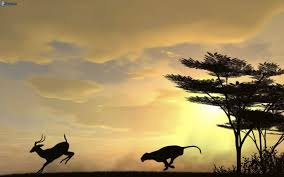
#> input picture exercise_images/lion.jpg, 284 x 177 px
$ python 'lion - white.py'
#> lines starting #> are read from the running program, lines starting #| are printed output that depends on the picture; after the words box and inside, x2 and y2 are one past the last pixel; in counts of white or black regions, pixels touching at a corner belong together
# import opencv
import numpy as np
import cv2

# Read image
src = cv2.imread("exercise_images/lion.jpg",0)
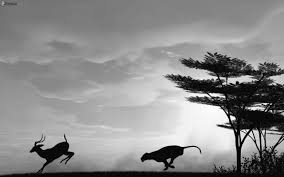
#> src: shape (177, 284); min 0, max 255, mean 139.4

# Set threshold and maxValue
thresh = 25
thresh3 = 255
thresh4 = 205
thresh5 = 105
thresh2 = 155

maxValue = 255

# Basic threshold example
th, dst = cv2.threshold(src, thresh, maxValue, cv2.THRESH_BINARY);
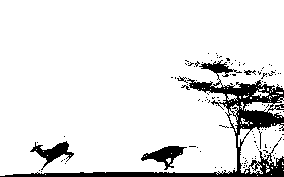
#> dst: shape (177, 284); 89.5% white; 113 black regions (108 under 20 px), largest, box (x1, y1, x2, y2) and area: (0, 60, 284, 177) 4039, (141, 146, 187, 170) 455, (30, 141, 74, 170) 434, (244, 70, 256, 75) 32, (177, 76, 188, 83) 26
#> th = 25
th, dsts = cv2.threshold(src, thresh2, maxValue, cv2.THRESH_BINARY);
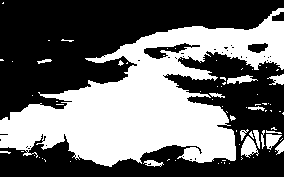
#> dsts: shape (177, 284); 42.3% white; 75 white regions (59 under 20 px), largest, box (x1, y1, x2, y2) and area: (0, 8, 284, 167) 19922, (241, 136, 259, 158) 224, (266, 134, 282, 150) 151
#> th = 155
th, dsts1 = cv2.threshold(src, thresh3, maxValue, cv2.THRESH_BINARY);
#> dsts1: shape (177, 284); every value is 0
#> th = 255
th, dsts2 = cv2.threshold(src, thresh4, maxValue, cv2.THRESH_BINARY);
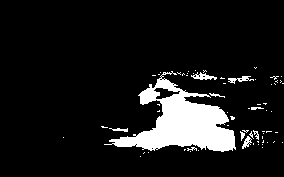
#> dsts2: shape (177, 284); 10.1% white; 66 white regions (56 under 20 px), largest, box (x1, y1, x2, y2) and area: (104, 71, 236, 152) 4456, (191, 72, 217, 80) 101, (228, 76, 254, 84) 88
#> th = 205
th, dsts3 = cv2.threshold(src, thresh5, maxValue, cv2.THRESH_BINARY);
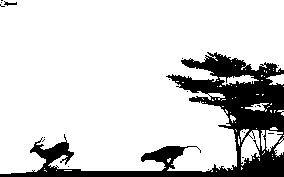
#> dsts3: shape (177, 284); 82.6% white; 20 black regions (18 under 20 px), largest, box (x1, y1, x2, y2) and area: (0, 52, 284, 177) 8697, (4, 1, 17, 6) 31
#> th = 105
improved = np.hstack((src,dsts)) #stacking images side-by-side
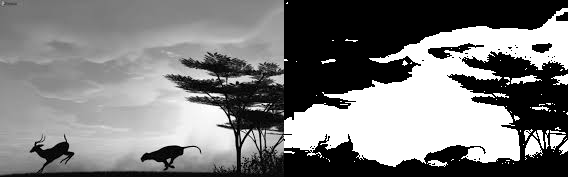
#> improved: shape (177, 568); min 0, max 255, mean 123.6
improvedmore = np.hstack((src,dsts)) #stacking images side-by-side
imp = np.hstack((dst,dsts)) #stacking images side-by-side
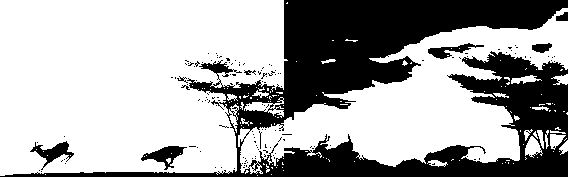
#> imp: shape (177, 568); 65.9% white; 142 black regions (134 under 20 px), largest, box (x1, y1, x2, y2) and area: (0, 0, 568, 177) 32435, (141, 146, 187, 170) 455, (30, 141, 74, 170) 434


cv2.imshow('Have You of 165',dst)
cv2.imshow('Got You of 155',dsts2)
cv2.imshow('Have You of 255',dsts3)
cv2.imshow('Got You of 205',dsts1)
cv2.imshow('Have You of 100',dsts)
cv2.imwrite('doc.jpeg',improved)
cv2.imwrite('doc2.jpeg',improvedmore)
cv2.imwrite('alike.jpeg',imp)


#cv2.imshow('Image',src)

$ run again, with exercise_images/breakin.jpg copied over exercise_images/lion.jpg
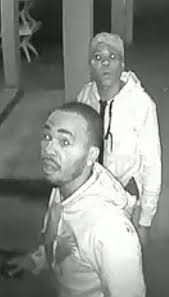
#> input picture exercise_images/breakin.jpg, 169 x 297 px
#> `th, dst = cv2.threshold(src, thresh, maxValue, cv2.THRESH_BINARY);`:
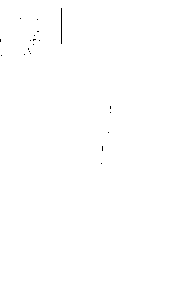
#> dst: shape (297, 169); 99.9% white; black in thin lines or dots, all inside (x1, y1, x2, y2) = (0, 8, 111, 164)
#> `th, dst = cv2.threshold(src, thresh, maxValue, cv2.THRESH_BINARY);`: th = 25
#> dsts: shape (297, 169); 34.3% white; 42 white regions (30 under 20 px), largest, box (x1, y1, x2, y2) and area: (45, 71, 161, 297) 16019, (77, 82, 101, 113) 401, (96, 33, 124, 55) 256
#> `th, dsts = cv2.threshold(src, thresh2, maxValue, cv2.THRESH_BINARY);`: th = 155
#> dsts1: shape (297, 169); every value is 0
#> `th, dsts1 = cv2.threshold(src, thresh3, maxValue, cv2.THRESH_BINARY);`: th = 255
#> dsts2: shape (297, 169); 23.4% white; 52 white regions (41 under 20 px), largest, box (x1, y1, x2, y2) and area: (58, 162, 140, 285) 5499, (104, 72, 161, 226) 4974, (52, 119, 86, 169) 744
#> `th, dsts2 = cv2.threshold(src, thresh4, maxValue, cv2.THRESH_BINARY);`: th = 205
#> dsts3: shape (297, 169); 62% white; 71 black regions (59 under 20 px), largest, box (x1, y1, x2, y2) and area: (0, 146, 71, 297) 6668, (0, 0, 107, 166) 5810, (93, 0, 169, 154) 4495
#> `th, dsts3 = cv2.threshold(src, thresh5, maxValue, cv2.THRESH_BINARY);`: th = 105
#> `imp = np.hstack((dst,dsts))`:
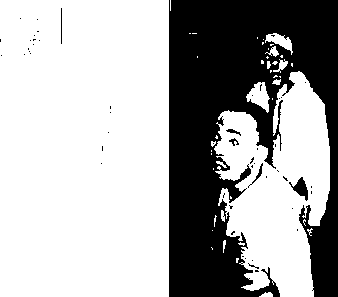
#> imp: shape (297, 338); 67.1% white; 52 black regions (46 under 20 px), largest, box (x1, y1, x2, y2) and area: (169, 0, 338, 297) 32508, (289, 177, 308, 201) 200, (248, 163, 263, 188) 57, (226, 129, 241, 136) 41, (61, 8, 62, 44) 36, (229, 138, 239, 146) 35
